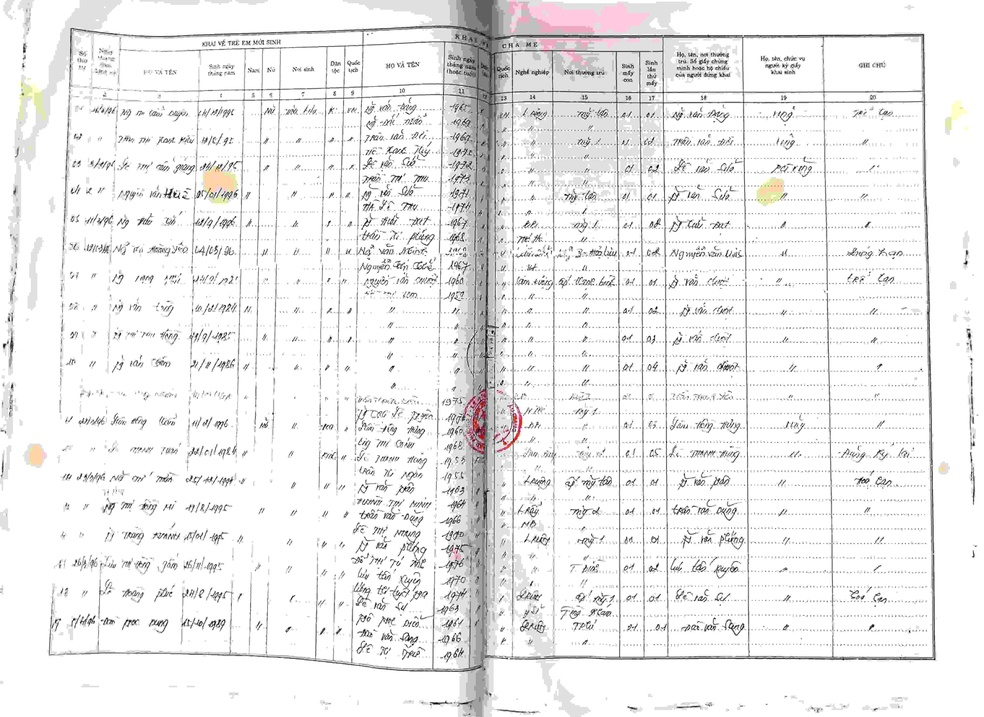
#> input picture a.jpg, 984 x 717 px, shrunk from 4848 x 3530 before the run
$ python blur.py
#> lines starting #> are read from the running program, lines starting #| are printed output that depends on the picture
import cv2
import numpy as np
from matplotlib import pyplot as plt

img = cv2.imread('a.jpg')
#> img is the input picture: shape (717, 984, 3); mean B, G, R 237.6, 237.6, 238.1

blur = cv2.blur(img,(5,5))
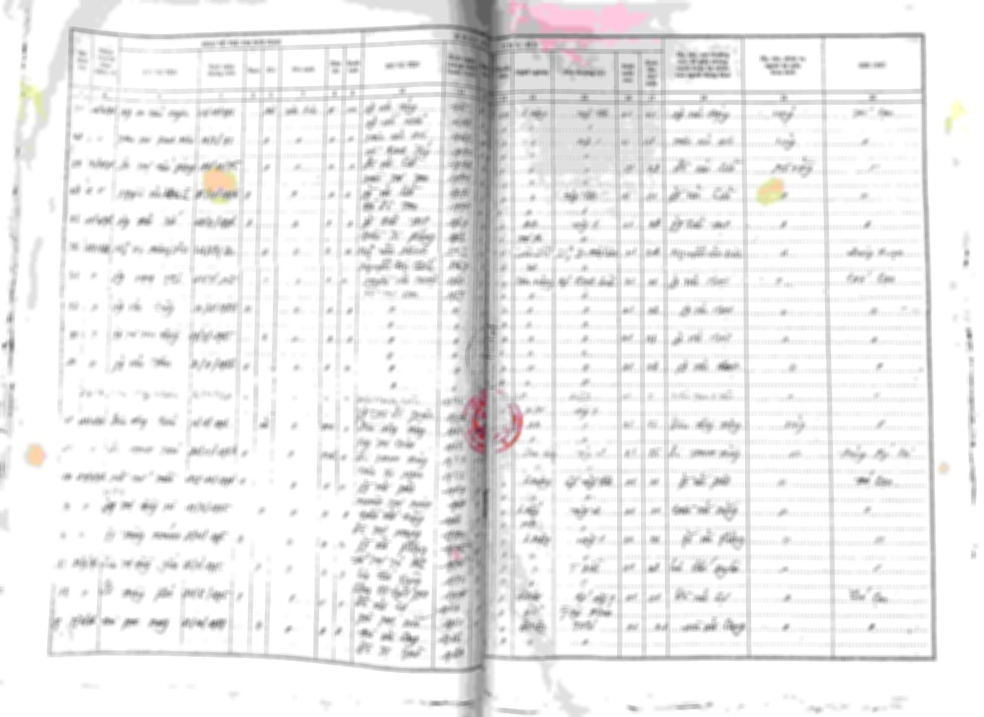
#> blur: shape (717, 984, 3); mean B, G, R 237.6, 237.6, 238.1

plt.subplot(121),plt.imshow(img),plt.title('Original')
plt.xticks([]), plt.yticks([])
plt.subplot(122),plt.imshow(blur),plt.title('Blurred')
plt.xticks([]), plt.yticks([])
plt.show()
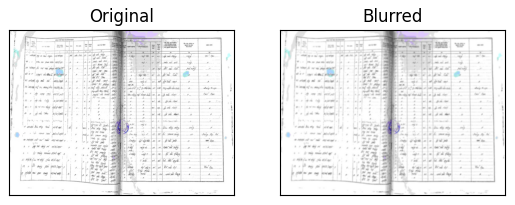
#> figure drawn by matplotlib, 2 panels; B, G, R data is drawn as R, G, B
